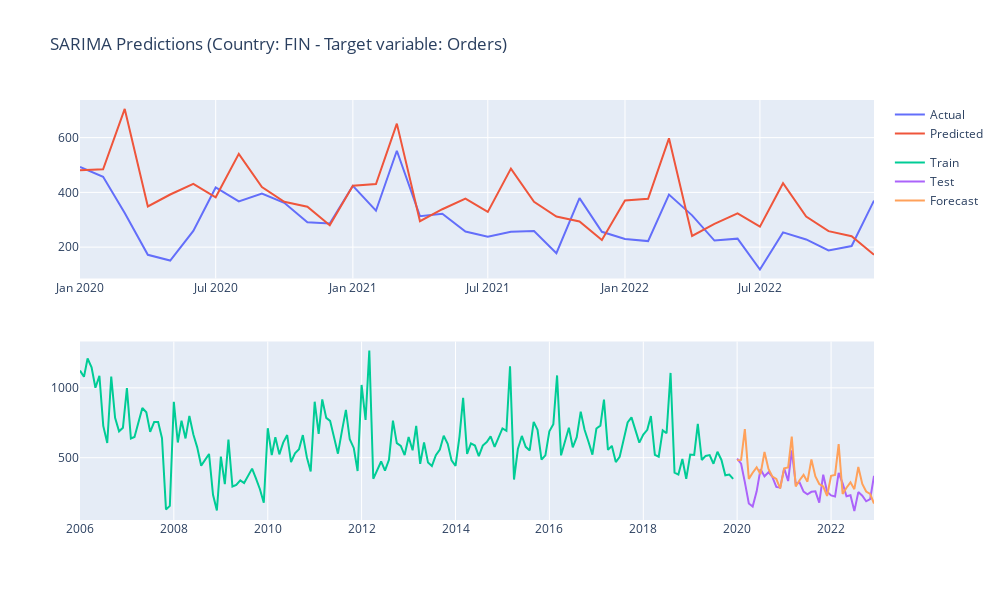

Notebook source saved alongside this figure:
### Markdown cell above
#### SARIMA

### Code cell
# Seasonal - fit stepwise auto-ARIMA
model = auto_arima(train[dep_var],
                    start_p=1, 
                    start_q=1,
                    test='adf',                 # Use adftest to find optimal 'd'
                    max_p=3, max_q=3,           # Maximum p and q
                    m=12,                       # Frequency of series (if m==1, seasonal is set to FALSE automatically) - 12 months
                    start_P=0, 
                    seasonal=True,              # set to seasonal
                    d=None,                     # Let model determine 'd'
                    D=1,                        # Order of the seasonal differencing
                    trace=True,                 # Logs 
                    error_action='warn',        # Shows errors ('ignore' silences these)
                    suppress_warnings=True, 
                    stepwise=True)  

model_name='SARIMA'

# Predict
predictions = model.predict(n_periods=test.shape[0], dynamic=False, typ='levels')

# Forecast accuracy
scoring(model_name, test[dep_var], predictions, df, True, True)
